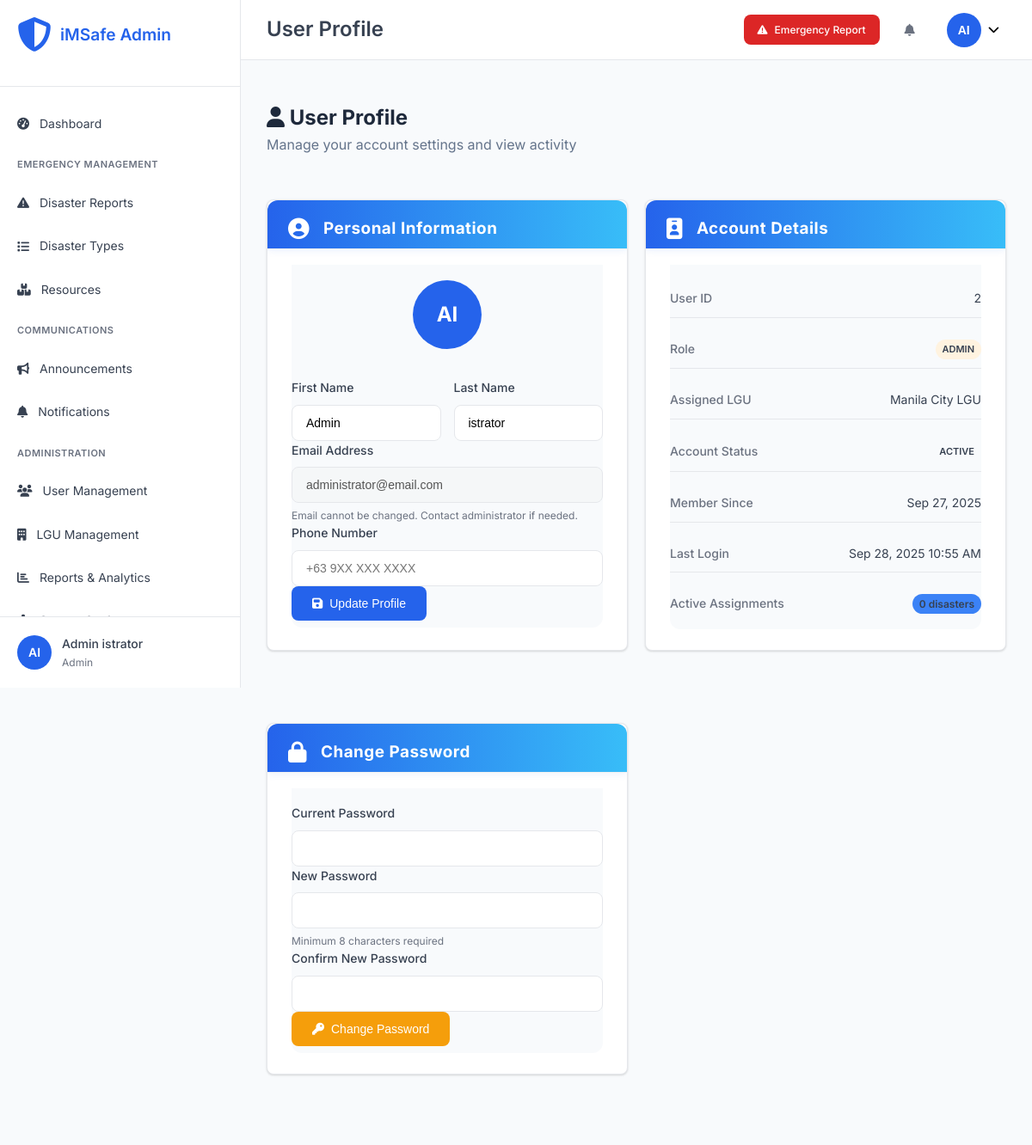
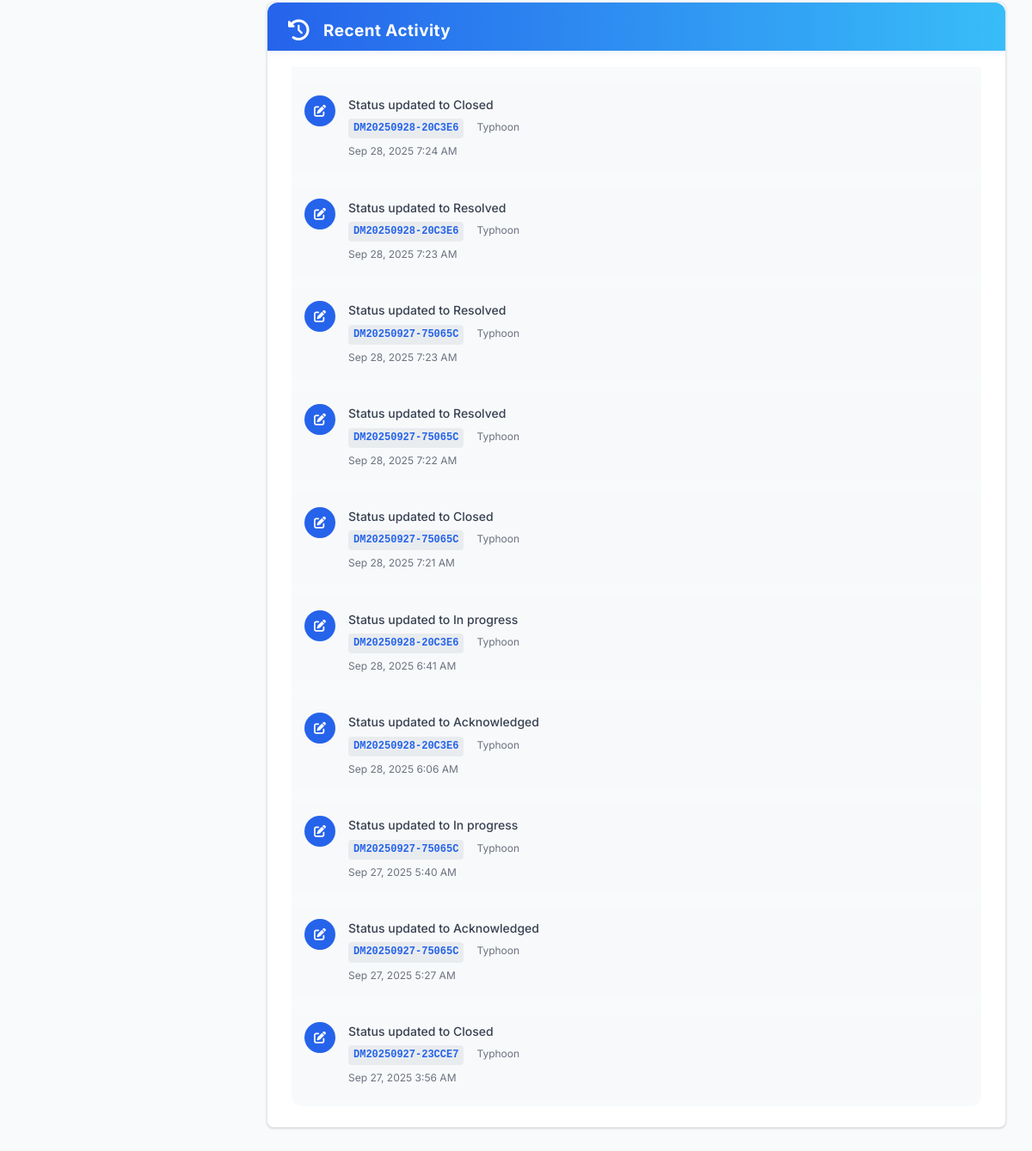
The page /admin/profile.php (signed in) on the database as committed earlier (2 pictures, top to bottom).
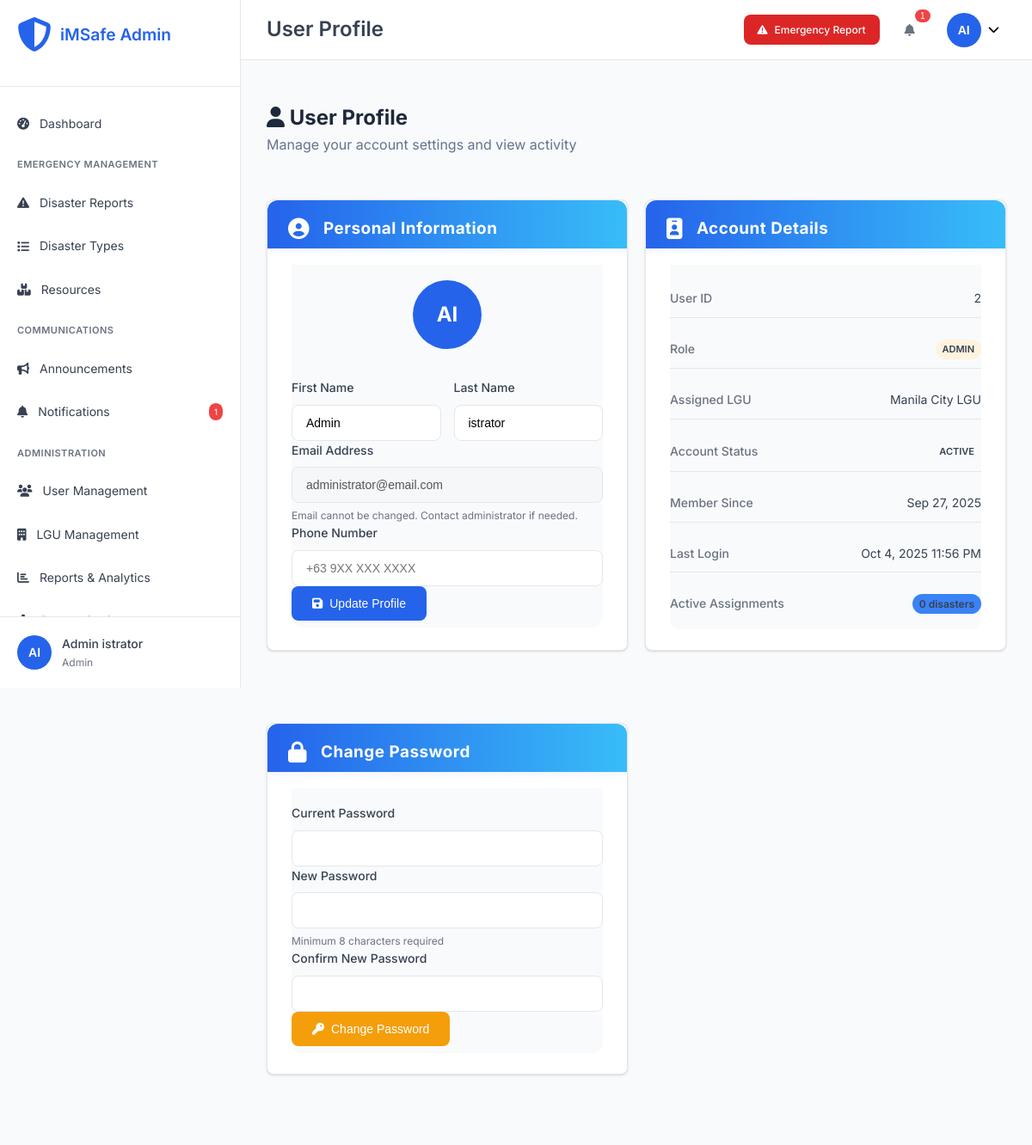
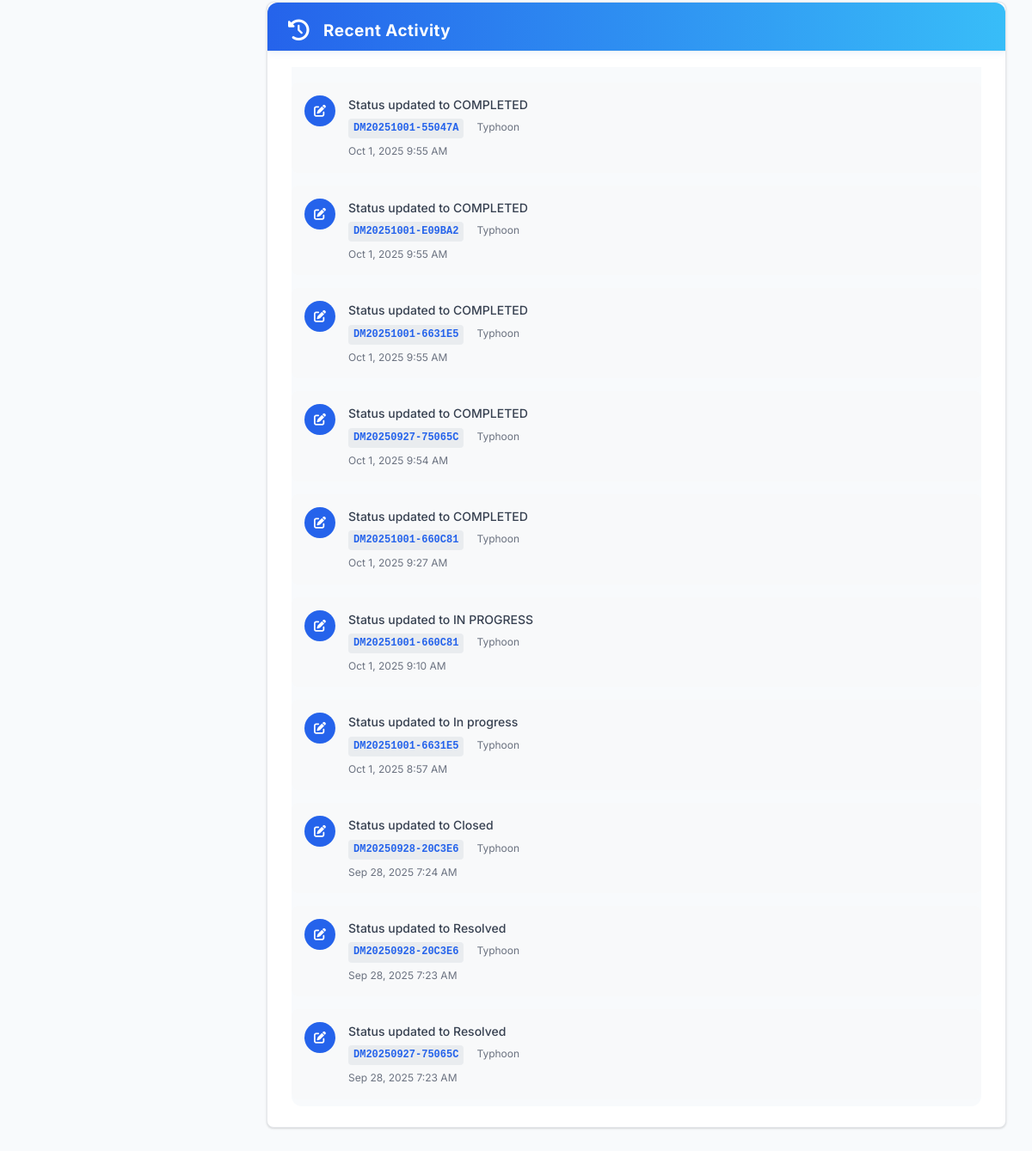
The same page on the database as committed later (2 pictures, top to bottom).
### tables this page shows
CREATE TABLE `users` (
  `user_id` int(11) NOT NULL,
  `username` varchar(50) NOT NULL,
  `email` varchar(100) NOT NULL,
  `password_hash` varchar(255) NOT NULL,
  `first_name` varchar(50) NOT NULL,
  `last_name` varchar(50) NOT NULL,
  `role` enum('admin','reporter') NOT NULL DEFAULT 'reporter',
  `lgu_assigned` varchar(100) DEFAULT NULL,
  `lgu_id` int(11) DEFAULT NULL,
  `phone` varchar(20) DEFAULT NULL,
  `is_active` tinyint(1) DEFAULT 1,
  `email_verified` tinyint(1) DEFAULT 0,
  `created_at` timestamp NOT NULL DEFAULT current_timestamp(),
  `updated_at` timestamp NOT NULL DEFAULT current_timestamp() ON UPDATE current_timestamp(),
  `last_login` timestamp NULL DEFAULT NULL
);

CREATE TABLE `disaster_updates` (
  `update_id` int(11) NOT NULL,
  `disaster_id` int(11) NOT NULL,
  `user_id` int(11) DEFAULT NULL,
  `update_type` enum('status_change','progress','escalation','resolution','general') DEFAULT 'general',
  `title` varchar(200) DEFAULT NULL,
  `description` text DEFAULT NULL,
  `status_from` enum('pending','assigned','acknowledged','in_progress','resolved','closed','escalated') DEFAULT NULL,
  `status_to` enum('pending','assigned','acknowledged','in_progress','resolved','closed','escalated') DEFAULT NULL,
  `is_public` tinyint(1) DEFAULT 0,
  `attachments` longtext DEFAULT NULL CHECK (json_valid(`attachments`)),
  `created_at` timestamp NOT NULL DEFAULT current_timestamp()
);

CREATE TABLE `disasters` (
  `disaster_id` int(11) NOT NULL,
  `tracking_id` varchar(20) NOT NULL,
  `disaster_name` varchar(200) NOT NULL,
  `type_id` int(11) NOT NULL,
  `severity_level` varchar(20) NOT NULL,
  `severity_display` varchar(100) DEFAULT NULL,
  `severity_score` decimal(3,2) DEFAULT 1.00,
  `address` text NOT NULL,
  `purok` varchar(100) DEFAULT NULL,
  `house_no` varchar(50) DEFAULT NULL,
  `city` varchar(100) DEFAULT NULL,
  `province` varchar(100) DEFAULT 'Philippines',
  `state` varchar(100) DEFAULT 'Philippines',
  `latitude` decimal(10,8) DEFAULT NULL,
  `longitude` decimal(11,8) DEFAULT NULL,
  `landmark` varchar(200) DEFAULT NULL,
  `reporter_name` varchar(100) DEFAULT NULL,
  `reporter_phone` varchar(20) NOT NULL,
  `alternate_contact` varchar(20) DEFAULT NULL,
  `description` text NOT NULL,
  `immediate_needs` longtext DEFAULT NULL CHECK (json_valid(`immediate_needs`)),
  `current_situation` text DEFAULT NULL,
  `image_path` varchar(255) DEFAULT NULL,
  `status` enum('ON GOING','IN PROGRESS','COMPLETED') NOT NULL DEFAULT 'ON GOING',
  `assigned_lgu_id` int(11) DEFAULT NULL,
  `assigned_user_id` int(11) DEFAULT NULL,
  `priority` enum('low','medium','high','critical') DEFAULT 'medium',
  `reported_at` timestamp NOT NULL DEFAULT current_timestamp(),
  `acknowledged_at` timestamp NULL DEFAULT NULL,
  `resolved_at` timestamp NULL DEFAULT NULL,
  `escalation_deadline` timestamp NULL DEFAULT NULL,
  `is_verified` tinyint(1) DEFAULT 0,
  `source` enum('web_form','mobile_app','hotline','social_media','official') DEFAULT 'web_form',
  `created_at` timestamp NOT NULL DEFAULT current_timestamp(),
  `updated_at` timestamp NOT NULL DEFAULT current_timestamp() ON UPDATE current_timestamp()
);

CREATE TABLE `disaster_types` (
  `type_id` int(11) NOT NULL,
  `type_name` varchar(100) NOT NULL,
  `description` text DEFAULT NULL,
  `category` enum('natural','man-made','technological','biological') DEFAULT 'natural',
  `severity_weight` decimal(3,2) DEFAULT 1.00,
  `is_active` tinyint(1) DEFAULT 1,
  `created_at` timestamp NOT NULL DEFAULT current_timestamp(),
  `updated_at` timestamp NOT NULL DEFAULT current_timestamp() ON UPDATE current_timestamp()
);

CREATE TABLE `lgus` (
  `lgu_id` int(11) NOT NULL,
  `lgu_name` varchar(100) NOT NULL,
  `lgu_type` enum('city','municipality','province','barangay') NOT NULL,
  `region` varchar(50) DEFAULT NULL,
  `province` varchar(50) DEFAULT NULL,
  `city_municipality` varchar(50) DEFAULT NULL,
  `barangay` varchar(50) DEFAULT NULL,
  `contact_person` varchar(100) DEFAULT NULL,
  `contact_phone` varchar(20) DEFAULT NULL,
  `contact_email` varchar(100) DEFAULT NULL,
  `office_address` text DEFAULT NULL,
  `response_time_hours` int(11) DEFAULT 24,
  `is_active` tinyint(1) DEFAULT 1,
  `created_at` timestamp NOT NULL DEFAULT current_timestamp(),
  `updated_at` timestamp NOT NULL DEFAULT current_timestamp() ON UPDATE current_timestamp()
);

### admin/profile.php (the view, shortened to what the changed rows need)
<?php
require_once '../config/database.php';
$page_title = 'User Profile';
try {
    $stmt = $pdo->prepare("
        SELECT u.*, l.lgu_name,
               COUNT(d.disaster_id) as assigned_disasters
        FROM users u
        LEFT JOIN lgus l ON u.lgu_id = l.lgu_id
        LEFT JOIN disasters d ON u.user_id = d.assigned_user_id AND d.status NOT IN ('resolved', 'closed')
        WHERE u.user_id = ?
        GROUP BY u.user_id
    ");
    $stmt->execute([$_SESSION['user_id']]);
    $user = $stmt->fetch();
    $activity_stmt = $pdo->prepare("
        SELECT du.*, d.tracking_id, dt.type_name
        FROM disaster_updates du
        JOIN disasters d ON du.disaster_id = d.disaster_id
        JOIN disaster_types dt ON d.type_id = dt.type_id
        WHERE du.user_id = ?
        ORDER BY du.created_at DESC
        LIMIT 10
    ");
    $activity_stmt->execute([$_SESSION['user_id']]);
    $recent_activity = $activity_stmt->fetchAll();
} catch (Exception $e) {
    error_log("Profile fetch error: " . $e->getMessage());
    header('Location: dashboard.php');
    exit;
}
include 'includes/header.php';
?>
<div class="page-header">
    <div class="page-title">
        <h2><i class="fas fa-user"></i> User Profile</h2>
    </div>
</div>
<div class="profile-grid">
    <div class="dashboard-card">
        <div class="card-content">
            <form method="POST" class="profile-form">
                <div class="form-row">
                    <div class="form-group">
                        <label for="first_name">First Name</label>
                        <input type="text" name="first_name" id="first_name"
                               value="<?php echo htmlspecialchars($user['first_name']); ?>" required>
                    </div>
                    <div class="form-group">
                        <label for="last_name">Last Name</label>
                        <input type="text" name="last_name" id="last_name"
                               value="<?php echo htmlspecialchars($user['last_name']); ?>" required>
                    </div>
                </div>
                <div class="form-group">
                    <label for="email">Email Address</label>
                    <input type="email" name="email" id="email"
                           value="<?php echo htmlspecialchars($user['email']); ?>" disabled>
                    <small class="form-help">Email cannot be changed. Contact administrator if needed.</small>
                </div>
            </form>
        </div>
    </div>
    <div class="dashboard-card">
        <div class="card-content">
            <div class="detail-list">
                <div class="detail-item">
                    <label>User ID</label>
                    <span><?php echo $user['user_id']; ?></span>
                </div>
                <div class="detail-item">
                    <label>Role</label>
                    <span class="role-badge role-<?php echo $user['role']; ?>">
                        <?php echo ucfirst(str_replace('_', ' ', $user['role'])); ?>
                    </span>
                </div>
                <div class="detail-item">
                    <label>Assigned LGU</label>
                    <span><?php echo $user['lgu_name'] ?: 'Not assigned'; ?></span>
                </div>
                <div class="detail-item">
                    <label>Member Since</label>
                    <span><?php echo date('M j, Y', strtotime($user['created_at'])); ?></span>
                </div>
                <div class="detail-item">
                    <label>Last Login</label>
                    <span>
                        <?php if ($user['last_login']): ?>
                            <?php echo date('M j, Y g:i A', strtotime($user['last_login'])); ?>
                        <?php else: ?>
                            Never
                        <?php endif; ?>
                    </span>
                </div>
            </div>
        </div>
    </div>
    <div class="dashboard-card activity-card">
        <div class="card-content">
            <?php if (empty($recent_activity)): ?>
                <div class="empty-state">
                    <i class="fas fa-history"></i>
                    <p>No recent activity</p>
                </div>
            <?php else: ?>
                <div class="activity-list">
                    <?php foreach ($recent_activity as $activity): ?>
                        <div class="activity-item">
                            <div class="activity-icon">
                                <i class="fas fa-<?php echo getActivityIcon($activity['update_type']); ?>"></i>
                            </div>
                            <div class="activity-content">
                                <div class="activity-title"><?php echo htmlspecialchars($activity['title']); ?></div>
                                <div class="activity-details">
                                    <span class="tracking-id"><?php echo htmlspecialchars($activity['tracking_id']); ?></span>
                                    <span class="disaster-type"><?php echo htmlspecialchars($activity['type_name']); ?></span>
                                </div>
                                <div class="activity-time"><?php echo date('M j, Y g:i A', strtotime($activity['created_at'])); ?></div>
                            </div>
                        </div>
                    <?php endforeach; ?>
                </div>
            <?php endif; ?>
        </div>
    </div>
</div>
<?php
function getActivityIcon($type) {
    switch ($type) {
        case 'status_change': return 'edit';
    }
}
?>
<?php include 'includes/footer.php'; ?>

### admin/includes/header.php (shortened to what the changed rows need)
<?php
$notifications_count = 0;
try {
    $notif_stmt = $pdo->prepare("SELECT COUNT(*) as count FROM notifications WHERE user_id = ? AND is_read = FALSE");
    $notif_stmt->execute([$_SESSION['user_id']]);
    $notif_result = $notif_stmt->fetch();
    $notifications_count = $notif_result['count'] ?? 0;
} catch (Exception $e) {
    error_log("Error fetching notifications: " . $e->getMessage());
}
$current_page = basename($_SERVER['PHP_SELF']);
?>
<!DOCTYPE html>
<html lang="en">
<head>
    <link rel="stylesheet" href="assets/css/admin.css">
    <link rel="stylesheet" href="https://cdnjs.cloudflare.com/ajax/libs/font-awesome/6.4.0/css/all.min.css">
    <link rel="stylesheet" href="https://cdn.datatables.net/1.13.6/css/dataTables.bootstrap5.min.css">
</head>
<body>
    <div class="admin-container">
        <nav class="sidebar">
            <div class="sidebar-menu">
                <ul>
                    <li class="<?php echo $current_page === 'notifications.php' ? 'active' : ''; ?>">
                        <a href="notifications.php">
                            <i class="fas fa-bell"></i>
                            <span>Notifications</span>
                            <?php if ($notifications_count > 0): ?>
                                <span class="badge"><?php echo $notifications_count; ?></span>
                            <?php endif; ?>
                        </a>
                    </li>
                </ul>
            </div>
        </nav>
        <main class="main-content">
            <header class="main-header">
                <div class="header-left">
                    <h1><?php echo $page_title ?? 'Dashboard'; ?></h1>
                </div>
                <div class="header-right">
                    <div class="header-actions">
                        <div class="dropdown notifications-dropdown">
                            <button class="btn btn-icon" onclick="toggleDropdown('notifications')">
                                <i class="fas fa-bell"></i>
                                <?php if ($notifications_count > 0): ?>
                                    <span class="notification-badge"><?php echo $notifications_count; ?></span>
                                <?php endif; ?>
                            </button>
                        </div>
                    </div>
                </div>
            </header>
            <div class="page-content">

Rows that differ between the two databases and show on the page:
no longer on this page (row unchanged): disaster_updates: title "Status updated to Resolved", disaster.tracking_id "DM20250927-75065C", disaster_types.type_name "Typhoon", created_at "Sep 28, 2025 7:22 AM"
no longer on this page (row unchanged): disaster_updates: title "Status updated to Closed", disaster.tracking_id "DM20250927-75065C", disaster_types.type_name "Typhoon", created_at "Sep 28, 2025 7:21 AM"
no longer on this page (row unchanged): disaster_updates: title "Status updated to In progress", disaster.tracking_id "DM20250928-20C3E6", disaster_types.type_name "Typhoon", created_at "Sep 28, 2025 6:41 AM"
no longer on this page (row unchanged): disaster_updates: title "Status updated to Acknowledged", disaster.tracking_id "DM20250928-20C3E6", disaster_types.type_name "Typhoon", created_at "Sep 28, 2025 6:06 AM"
no longer on this page (row unchanged): disaster_updates: title "Status updated to In progress", disaster.tracking_id "DM20250927-75065C", disaster_types.type_name "Typhoon", created_at "Sep 27, 2025 5:40 AM"
no longer on this page (row unchanged): disaster_updates: title "Status updated to Acknowledged", disaster.tracking_id "DM20250927-75065C", disaster_types.type_name "Typhoon", created_at "Sep 27, 2025 5:27 AM"
no longer on this page (row unchanged): disaster_updates: title "Status updated to Closed", disaster.tracking_id "DM20250927-23CCE7", disaster_types.type_name "Typhoon", created_at "Sep 27, 2025 3:56 AM"
changed users "ADMIN": last_login "Sep 28, 2025 10:55 AM" → "Oct 4, 2025 11:56 PM"
added disaster_updates: title "Status updated to COMPLETED", disaster.tracking_id "DM20251001-55047A", disaster_types.type_name "Typhoon", created_at "Oct 1, 2025 9:55 AM"
added disaster_updates: title "Status updated to COMPLETED", disaster.tracking_id "DM20251001-E09BA2", disaster_types.type_name "Typhoon", created_at "Oct 1, 2025 9:55 AM"
added disaster_updates: title "Status updated to COMPLETED", disaster.tracking_id "DM20251001-6631E5", disaster_types.type_name "Typhoon", created_at "Oct 1, 2025 9:55 AM"
added disaster_updates: title "Status updated to COMPLETED", disaster.tracking_id "DM20250927-75065C", disaster_types.type_name "Typhoon", created_at "Oct 1, 2025 9:54 AM"
added disaster_updates: title "Status updated to COMPLETED", disaster.tracking_id "DM20251001-660C81", disaster_types.type_name "Typhoon", created_at "Oct 1, 2025 9:27 AM"
added disaster_updates: title "Status updated to IN PROGRESS", disaster.tracking_id "DM20251001-660C81", disaster_types.type_name "Typhoon", created_at "Oct 1, 2025 9:10 AM"
added disaster_updates: title "Status updated to In progress", disaster.tracking_id "DM20251001-6631E5", disaster_types.type_name "Typhoon", created_at "Oct 1, 2025 8:57 AM"
Other text that changed with them:
$notifications_count: (not shown) → "1"
